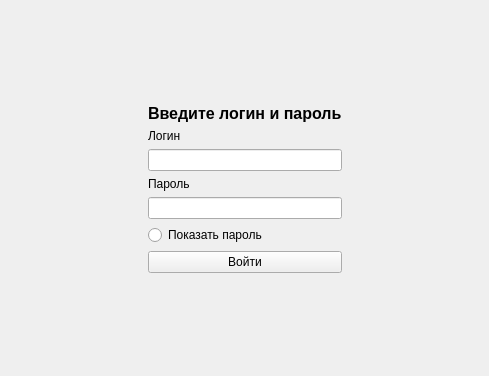
<?xml version="1.0" encoding="UTF-8"?>
<ui version="4.0">
 <class>Form</class>
 <widget class="QWidget" name="Form">
  <property name="geometry">
   <rect>
    <x>0</x>
    <y>0</y>
    <width>489</width>
    <height>376</height>
   </rect>
  </property>
  <property name="windowTitle">
   <string>Вход в систему</string>
  </property>
  <layout class="QHBoxLayout" name="horizontalLayout">
   <item>
    <spacer name="horizontalSpacer">
     <property name="orientation">
      <enum>Qt::Horizontal</enum>
     </property>
     <property name="sizeHint" stdset="0">
      <size>
       <width>115</width>
       <height>20</height>
      </size>
     </property>
    </spacer>
   </item>
   <item>
    <layout class="QVBoxLayout" name="verticalLayout_2">
     <item>
      <spacer name="verticalSpacer_2">
       <property name="orientation">
        <enum>Qt::Vertical</enum>
       </property>
       <property name="sizeHint" stdset="0">
        <size>
         <width>20</width>
         <height>40</height>
        </size>
       </property>
      </spacer>
     </item>
     <item>
      <layout class="QVBoxLayout" name="verticalLayout">
       <item>
        <widget class="QLabel" name="label_3">
         <property name="font">
          <font>
           <pointsize>12</pointsize>
           <weight>75</weight>
           <bold>true</bold>
          </font>
         </property>
         <property name="text">
          <string>Введите логин и пароль</string>
         </property>
        </widget>
       </item>
       <item>
        <widget class="QLabel" name="label">
         <property name="text">
          <string>Логин</string>
         </property>
        </widget>
       </item>
       <item>
        <widget class="QLineEdit" name="loginEdit"/>
       </item>
       <item>
        <widget class="QLabel" name="label_2">
         <property name="text">
          <string>Пароль</string>
         </property>
        </widget>
       </item>
       <item>
        <widget class="QLineEdit" name="passwordEdit">
         <property name="echoMode">
          <enum>QLineEdit::Password</enum>
         </property>
        </widget>
       </item>
       <item>
        <widget class="QRadioButton" name="showPasswordButton">
         <property name="layoutDirection">
          <enum>Qt::LeftToRight</enum>
         </property>
         <property name="autoFillBackground">
          <bool>true</bool>
         </property>
         <property name="text">
          <string>Показать пароль</string>
         </property>
        </widget>
       </item>
       <item>
        <widget class="QPushButton" name="loginBtn">
         <property name="enabled">
          <bool>true</bool>
         </property>
         <property name="text">
          <string>Войти</string>
         </property>
        </widget>
       </item>
      </layout>
     </item>
     <item>
      <spacer name="verticalSpacer">
       <property name="orientation">
        <enum>Qt::Vertical</enum>
       </property>
       <property name="sizeHint" stdset="0">
        <size>
         <width>20</width>
         <height>40</height>
        </size>
       </property>
      </spacer>
     </item>
    </layout>
   </item>
   <item>
    <spacer name="horizontalSpacer_2">
     <property name="orientation">
      <enum>Qt::Horizontal</enum>
     </property>
     <property name="sizeHint" stdset="0">
      <size>
       <width>115</width>
       <height>20</height>
      </size>
     </property>
    </spacer>
   </item>
  </layout>
 </widget>
 <resources/>
 <connections/>
</ui>
